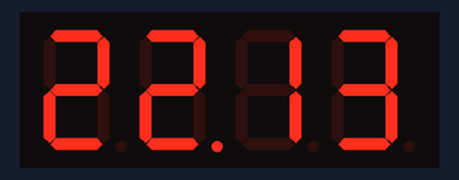
A sketch run on a simulated Arduino Mega 2560, built for the host (arithmetic inside an expression is 32-bit, double 64-bit). Parts: 4-digit seven-segment display. The local clock reads 2024-03-15 10:24:30 at power-on unless the sketch sets it.

Above: at 0.1 s.
At 20.1 s:
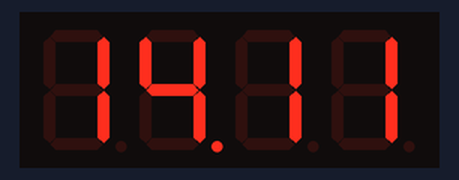
At 64.1 s:
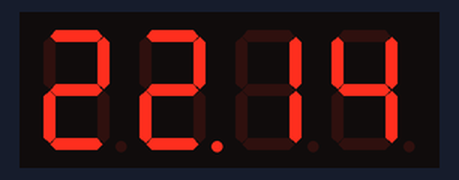
At 128.1 s:
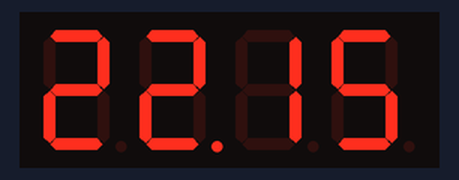

The sketch:

battery-clock.ino
```cpp
// Digital Out Number to 4-Digit 7-Segment Display (Low Pin Line)
const int DISPLAY_PIN_01 = 3;
const int DISPLAY_PIN_02 = 4;
const int DISPLAY_PIN_03 = 5;
const int DISPLAY_PIN_04 = 6;
const int DISPLAY_PIN_05 = 7;
const int DISPLAY_PIN_06 = 14;
// Digital Out Number to 4-Digit 7-Segment Display (High Pin Line)
const int DISPLAY_PIN_07 = 17;
const int DISPLAY_PIN_08 = 8;
const int DISPLAY_PIN_09 = 9;
const int DISPLAY_PIN_10 = 16;
const int DISPLAY_PIN_11 = 15;
const int DISPLAY_PIN_12 = 10;
// Set Segments&Digits by Pins (Just Table)
const int A = DISPLAY_PIN_08;
const int B = DISPLAY_PIN_12;
const int C = DISPLAY_PIN_04;
const int D = DISPLAY_PIN_02;
const int E = DISPLAY_PIN_01;
const int F = DISPLAY_PIN_09;
const int G = DISPLAY_PIN_05;
const int DP = DISPLAY_PIN_03;
const int D1 = DISPLAY_PIN_06;
const int D2 = DISPLAY_PIN_11;
const int D3 = DISPLAY_PIN_10;
const int D4 = DISPLAY_PIN_07;
// Include Library for 4-Digit 7-Segment Display Using
#include "SevSeg.h"
SevSeg sevseg;

// Digital Out to Battery Module
const int BATTERY_VCC = 53;
const int BATTERY_GND = 51;
const int BATTERY_CLK = 49;
const int BATTERY_DAT = 47;
const int BATTERY_RST = 45;
// Include Library for Battery Clock DS1302
#include <Wire.h>
#include <iarduino_RTC.h>
// Initialization of DS1302
iarduino_RTC rtc(RTC_DS1302, BATTERY_RST, BATTERY_CLK, BATTERY_DAT);

// Set Current Date and Time
const char* strM = "JanFebMarAprMayJunJulAugSepOctNovDec";
const char* sysT = __TIME__;
const char* sysD = __DATE__;
// Convert Current Date and Time to Variables
const int sysSeconds = (sysT[6] - 48) * 10 + (sysT[7] - 48);
const int sysMinutes = (sysT[3] - 48) * 10 + (sysT[4] - 48);
const int sysHours = (sysT[0] - 48) * 10 + (sysT[1] - 48);
const int sysDay = (sysD[4] - 48) * 10 + (sysD[5] - 48);
const int sysMonth = ((int)memmem(strM, 36, sysD, 3) + 3 - (int)&strM[0]) / 3;
const int sysYear = (sysD[9] - 48) * 10 + (sysD[10] - 48);

// Set Variables for loop
unsigned long timerDate;
unsigned long timerTime;
char* timerDisplay;
int count = 0;

void setup() {
	// Set Display Pins to Output Mode
	pinMode(A, OUTPUT);
	pinMode(B, OUTPUT);
	pinMode(C, OUTPUT);
	pinMode(D, OUTPUT);
	pinMode(E, OUTPUT);
	pinMode(F, OUTPUT);
	pinMode(G, OUTPUT);
	pinMode(DP, OUTPUT);
	pinMode(D1, OUTPUT);
	pinMode(D2, OUTPUT);
	pinMode(D3, OUTPUT);
	pinMode(D4, OUTPUT);

	// SevenSegment Library Settings
	byte numDigits = 4;
	byte digitPins[] = {D4, D3, D2, D1};
	byte segmentPins[] = {A, B, C, D, E, F, G, DP};
	bool resistorsOnSegments = true;
	bool updateWithDelaysIn = true;
	byte hardwareConfig = COMMON_CATHODE;
	// SevenSegment Library Settings Turn On
	sevseg.begin(hardwareConfig, numDigits, digitPins, segmentPins,
				 resistorsOnSegments);
	sevseg.setBrightness(90);

	// Set Battery Clock Pins to Output Mode
	pinMode(BATTERY_VCC, OUTPUT);
	pinMode(BATTERY_GND, OUTPUT);
	digitalWrite(BATTERY_VCC, HIGH);
	digitalWrite(BATTERY_GND, LOW);
	// Set Clock to Run
	rtc.begin();
	// Set Current Time and Date
	if (rtc.Hours != sysHours || rtc.minutes != sysMinutes) {
		rtc.settime(sysSeconds, sysMinutes, sysHours, sysDay, sysMonth,
					sysYear);
	}

	// DEBUG on Board
	//Serial.begin(9600);
}

void loop() {
	digitalWrite(BATTERY_VCC, HIGH);
	digitalWrite(BATTERY_GND, LOW);

	// Get Current Time Every Second
	if (millis() % 1000 == 0) {
		count += 1;
		// Get Current Date Every 10 Second
		if (count == 10) {
			timerDisplay = rtc.gettime("d.m");
			count = 0;
		} else {
			timerDisplay = rtc.gettime("H.i");
		}
	}

	// Get Time to Display
	sevseg.setChars(timerDisplay);
	sevseg.refreshDisplay();
}
```

Measured:
- what the display in image 1 shows lasts 2.0 s, from 20.0 s to 22.0 s
- what the display in image 2 shows lasts 10.0 s, from 64.0 s to 74.0 s
